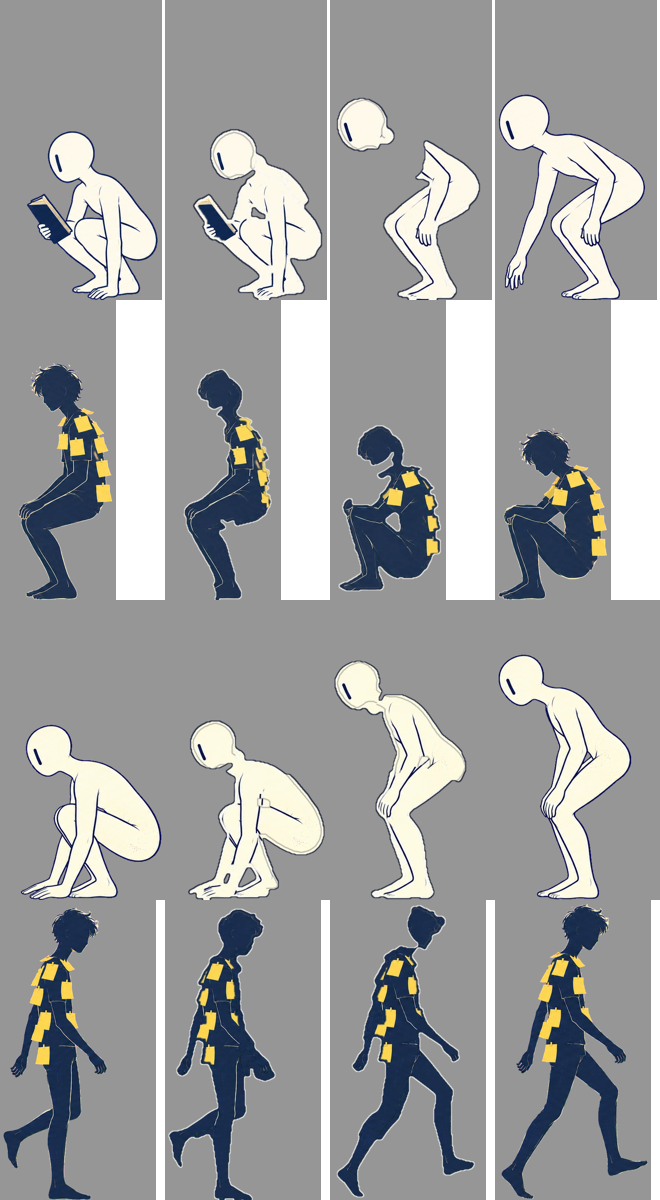

Source code (Python):
import importlib.util, json, os
from PIL import Image
ROOT='C:/Users/burcu/Documents/klip-her-sabah'
spec=importlib.util.spec_from_file_location('mt',ROOT+'/video/scripts/make-tweens.py');mt=importlib.util.module_from_spec(spec);spec.loader.exec_module(mt)
pairs={p['key']:p for p in json.load(open(mt.PAIRS,encoding='utf-8'))}
keys=['A15.1_A22.3_-18','H26.1m_H26.2m_-57','A18.1_A18.2_10','H28.2_H28.3_159']
tiles=[]
for k in keys:
    ca,cb,W,H,ox,a=mt.canvases(pairs[k])
    s0=Image.open(f'{mt.DST}/{k}-0.webp').resize((W,H));s1=Image.open(f'{mt.DST}/{k}-14.webp').resize((W,H))
    for im in (ca,s0,s1,cb):
        bg=Image.new('RGBA',(W,H),(150,150,150,255));bg.alpha_composite(im.convert('RGBA'));tiles.append(bg.resize((int(W*300/H),300)))
w=max(t.width for t in tiles);sheet=Image.new('RGB',(w*4,300*len(keys)),'white')
for i,t in enumerate(tiles):sheet.paste(t,((i%4)*w,(i//4)*300))
sheet.save('endsheet.png')
